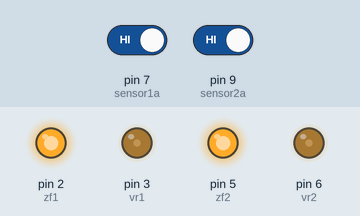
Simulated run of this sketch. Board: Arduino Leonardo, built for the host (arithmetic inside an expression is 32-bit, double 64-bit). Parts: output pins drawn as LEDs (lit = HIGH). Inputs (shaded band) come from the test bench; at power-on: pin 7 (sensor1a) HIGH, pin 9 (sensor2a) HIGH. What the sketch prints to the serial monitor is not drawn.

Above: at 0.1 s.
Timing chart, 0 to 1.6 s (numbered marks = the images above):
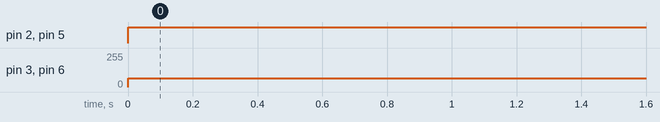

Measured:
- by itself, pin 2 (zf1), pin 5 (zf2): LOW → HIGH at 0.00 s
- by itself, pin 3 (vr1), pin 6 (vr2): 0/255 → 65/255 at 0.00 s

The sketch:

test_for_simultaneous.ino
```cpp
//two different functions used here, called one after another but every iteration calls each function once, which makes it look like both codes are run simultaneously

int zf1 = 2;
int vr1 = 3;
int sensor1a = 7;
int sensor1b = 8;

int zf2 = 5;
int vr2 = 6;
int sensor2a = 9;
int sensor2b = 10;

int pwm1=65, pwm2=65;
int a, b, c, d;
long counter1=0, counter2=0;
float angle1, angle2;

void setup(){
  pinMode(zf1, OUTPUT);
  pinMode(zf2, OUTPUT);

  pinMode(sensor1a, INPUT_PULLUP);
  pinMode(sensor1b, INPUT_PULLUP);
  pinMode(sensor2a, INPUT_PULLUP);
  pinMode(sensor2b, INPUT_PULLUP);

  Serial.begin(115200);

   //Frequency change of pins 2,3,5 to 4k
  int myEraser1 = 7; // this is 111 in binary and is used as an eraser
  TCCR3B &= ~myEraser1; // this operation (AND plus NOT), set the three bits in TCCR2B to 0
  int myPrescaler1 = 2; // this could be a number in [1 , 6]. In this case, 3 corresponds in binary to 011.
  TCCR3B |= myPrescaler1; //this operation (OR), replaces the last three bits in TCCR2B with our new value 011

  //Frequency change of pins 6,7,8 to 4k
  int myEraser2 = 7;
  TCCR4B &= ~myEraser2;
  int myPrescaler2 = 2;
  TCCR4B |= myPrescaler2;

  //Frequency change of pins 9,10 to 4k
  int myEraser3 = 7;
  TCCR2B &= ~myEraser3;
  int myPrescaler3 = 2;
  TCCR2B |= myPrescaler3;
}

//run for motor 1 to given counter
void motor_run1(long count1) {
  a = digitalRead(sensor1a);
  //Serial.print(sensor);
  if ((a==HIGH)&&(b==LOW)||(a==LOW)&&(b==HIGH)){
    counter1 ++;
    angle1 = (counter1*360)/200;
    if(counter1 <=count1){
      analogWrite(vr1, pwm1);
      digitalWrite(zf1,HIGH);
      Serial.print("m1-");
      Serial.print(counter1);
      Serial.println();
    }
    else{
      analogWrite(vr1, 0);
    }
  b = a;
  }
}


//run for motor 2 to given counter single channel
void motor_run2(long count2) {
  c = digitalRead(sensor2a);
  //Serial.print(sensor);
  if ((c==HIGH)&&(d==LOW)||(c==LOW)&&(d==HIGH)){
    counter2 ++;
    angle2 = (counter2*360)/200;
    if(counter2 <=count2){
      analogWrite(vr2, pwm2);
      digitalWrite(zf2,HIGH);
      Serial.print("m2-");
      Serial.print(counter2);
      Serial.println();
    }
    else{
      analogWrite(vr2, 0);
    }
  d = c;
  }
}

void loop(){

  motor_run1(20);
  //delay(500);

  motor_run2(20);
  //delay(500);

}
```
